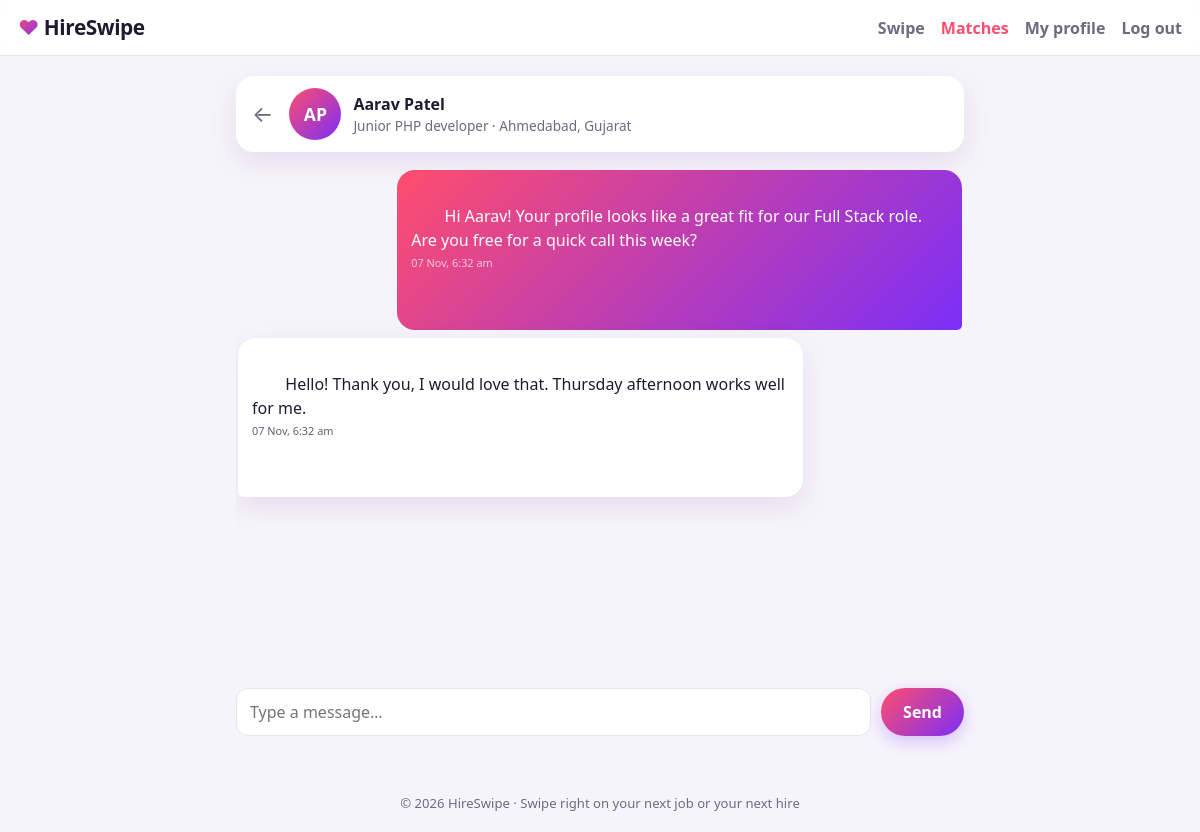
The app's page /chat.php?match=1 (signed in) with its own data.
### tables this page shows
CREATE TABLE IF NOT EXISTS seeker_profiles (
  user_id          INT UNSIGNED NOT NULL,
  age              TINYINT UNSIGNED NOT NULL,
  location         VARCHAR(120) NOT NULL,
  nationality      VARCHAR(80)  NOT NULL,
  qualification    VARCHAR(150) NOT NULL,
  experience_years DECIMAL(3,1) NOT NULL DEFAULT 0,
  expected_salary  INT UNSIGNED NOT NULL DEFAULT 0,       
  employment_type  ENUM('full_time','part_time','contract','internship','freelance') NOT NULL,
  industries       VARCHAR(255) NOT NULL,                 
  headline         VARCHAR(150) NULL,
  bio              TEXT NULL,
  photo            VARCHAR(255) NULL,
  cv               VARCHAR(255) NULL,
  updated_at       TIMESTAMP NOT NULL DEFAULT CURRENT_TIMESTAMP ON UPDATE CURRENT_TIMESTAMP,
  PRIMARY KEY (user_id),
  CONSTRAINT fk_seeker_user FOREIGN KEY (user_id) REFERENCES users(id) ON DELETE CASCADE
);

CREATE TABLE IF NOT EXISTS users (
  id            INT UNSIGNED NOT NULL AUTO_INCREMENT,
  name          VARCHAR(100) NOT NULL,
  email         VARCHAR(190) NOT NULL,
  mobile        VARCHAR(20)  NOT NULL,
  password_hash VARCHAR(255) NOT NULL,
  role          ENUM('seeker','employer') NULL DEFAULT NULL,
  onboarded     TINYINT(1)   NOT NULL DEFAULT 0,
  created_at    TIMESTAMP    NOT NULL DEFAULT CURRENT_TIMESTAMP,
  PRIMARY KEY (id),
  UNIQUE KEY uq_users_email (email),
  UNIQUE KEY uq_users_mobile (mobile)
);

CREATE TABLE IF NOT EXISTS messages (
  id         BIGINT UNSIGNED NOT NULL AUTO_INCREMENT,
  match_id   INT UNSIGNED NOT NULL,
  sender_id  INT UNSIGNED NOT NULL,
  body       TEXT NOT NULL,
  is_read    TINYINT(1) NOT NULL DEFAULT 0,
  created_at TIMESTAMP NOT NULL DEFAULT CURRENT_TIMESTAMP,
  PRIMARY KEY (id),
  KEY idx_msg_match (match_id, id),
  CONSTRAINT fk_msg_match  FOREIGN KEY (match_id)  REFERENCES matches(id) ON DELETE CASCADE,
  CONSTRAINT fk_msg_sender FOREIGN KEY (sender_id) REFERENCES users(id)   ON DELETE CASCADE
);

### chat.php (the view, shortened to what this page needs)
<?php
require_once __DIR__ . '/includes/bootstrap.php';
$me = require_ready();
$isSeeker = $me['role'] === 'seeker';
$matchId = (int)($_GET['match'] ?? $_POST['match'] ?? 0);
$s = db()->prepare('SELECT * FROM matches WHERE id = ? AND (seeker_id = ? OR employer_id = ?)');
$s->execute([$matchId, $me['id'], $me['id']]);
$match = $s->fetch();
if ($isSeeker) {
    $o = db()->prepare('SELECT ep.company_name AS title, ep.position AS subtitle, ep.logo AS image, ep.location, ep.salary, ep.employment_type, ep.job_detail
                        FROM employer_profiles ep WHERE ep.user_id = ?');
    $o->execute([$match['employer_id']]);
} else {
    $o = db()->prepare('SELECT u.name AS title, COALESCE(sp.headline, sp.qualification) AS subtitle, sp.photo AS image, sp.location,
                               sp.expected_salary, sp.employment_type, sp.qualification, sp.experience_years, sp.cv
                        FROM seeker_profiles sp JOIN users u ON u.id = sp.user_id WHERE sp.user_id = ?');
    $o->execute([$match['seeker_id']]);
}
$other = $o->fetch();
$msgs = db()->prepare('SELECT * FROM messages WHERE match_id = ? ORDER BY id ASC');
$msgs->execute([$matchId]);
$msgs = $msgs->fetchAll();
$lastId = $msgs ? (int)end($msgs)['id'] : 0;
require __DIR__ . '/includes/header.php';
?>
<div class="chat" id="chat" data-match="<?= $matchId ?>" data-last="<?= $lastId ?>" data-csrf="<?= e(csrf_token()) ?>">
  <div class="chat-head card">
    <a href="matches.php" class="back" aria-label="Back to matches">←</a>
    <?= avatar($other['title'], $other['image']) ?>
    <div class="chat-title">
      <strong><?= e($other['title']) ?></strong>
      <span class="muted small"><?= e($other['subtitle']) ?> · <?= e($other['location']) ?></span>
    </div>
  </div>
  <div class="chat-box" id="chat-box">
    <?php foreach ($msgs as $m): ?>
      <div class="bubble <?= $m['sender_id'] == $me['id'] ? 'mine' : 'theirs' ?>">
        <?= nl2br(e($m['body'])) ?>
        <time><?= e(date('d M, g:i a', strtotime($m['created_at']))) ?></time>
      </div>
    <?php endforeach; ?>
  </div>
  <form method="post" class="chat-form" id="chat-form" autocomplete="off">
    <textarea name="body" id="chat-input" rows="1" maxlength="2000" placeholder="Type a message…" required></textarea>
    <button class="btn">Send</button>
  </form>
</div>
<?php require __DIR__ . '/includes/footer.php'; ?>

### includes/bootstrap.php (shortened to what this page needs)
<?php
function db(): PDO {
    static $pdo = null;
    if (!$pdo) {
        $pdo = new PDO(
            'mysql:host=' . DB_HOST . ';dbname=' . DB_NAME . ';charset=utf8mb4',
            DB_USER, DB_PASS,
            [
                PDO::ATTR_ERRMODE            => PDO::ERRMODE_EXCEPTION,
                PDO::ATTR_DEFAULT_FETCH_MODE => PDO::FETCH_ASSOC,
                PDO::ATTR_EMULATE_PREPARES   => false,
            ]
        );
    }
    return $pdo;
}
function e($s): string { return htmlspecialchars((string)$s, ENT_QUOTES, 'UTF-8'); }
function csrf_token(): string {
    return $_SESSION['csrf'];
}
function current_user(): ?array {
    static $u = false;
    if ($u === false) {
        $u = null;
        if (!empty($_SESSION['uid'])) {
            $s = db()->prepare('SELECT * FROM users WHERE id = ?');
            $s->execute([$_SESSION['uid']]);
            $u = $s->fetch() ?: null;
        }
    }
    return $u;
}
function require_login(): array {
    $u = current_user();
    return $u;
}
function require_ready(): array {
    $u = require_login();
    return $u;
}
function initials(string $name): string {
    $p = preg_split('/\s+/', trim($name));
    $i = mb_strtoupper(mb_substr($p[0] ?? '?', 0, 1));
    if (count($p) > 1) $i .= mb_strtoupper(mb_substr(end($p), 0, 1));
    return $i;
}
function avatar(string $name, ?string $file, string $class = ''): string {
    return '<span class="avatar avatar-text ' . $class . '">' . e(initials($name)) . '</span>';
}

### assets/css/style.css (style rules this page uses)
:root { --brand: #ff4d6d; --brand-2: #7b2ff7; --grad: linear-gradient(135deg, #ff4d6d 0%, #7b2ff7 100%); --bg: #f6f4fb; --card: #ffffff; --text: #1f1b2e; --muted: #6e6a80; --line: #e7e3f1; --ok: #17a673; --err: #d6334c; --radius: 18px; --shadow: 0 10px 30px rgba(60, 30, 120, .10); }
* { box-sizing: border-box; }
html { -webkit-text-size-adjust: 100%; }
body { margin: 0; background: var(--bg); color: var(--text); font-family: system-ui, -apple-system, "Segoe UI", Roboto, Helvetica, Arial, sans-serif; line-height: 1.5; min-height: 100vh; display: flex; flex-direction: column; }
a { color: var(--brand-2); text-decoration: none; }
.muted { color: var(--muted); }
.small { font-size: .85rem; }
.btn { display: inline-block; border: 0; cursor: pointer; font: inherit; font-weight: 700; color: #fff; background: var(--grad); padding: 12px 22px; border-radius: 999px; text-align: center; box-shadow: 0 6px 16px rgba(123, 47, 247, .25); transition: transform .12s, box-shadow .12s; }
.card { background: var(--card); border-radius: var(--radius); box-shadow: var(--shadow); padding: 22px; }
input[type=text], input[type=email], input[type=tel], input[type=password], input[type=number], select, textarea { display: block; width: 100%; margin-top: 6px; padding: 11px 13px; font: inherit; font-weight: 400; border: 1.5px solid var(--line); border-radius: 12px; background: #fff; color: var(--text); }
.avatar { width: 52px; height: 52px; border-radius: 50%; object-fit: cover; flex: none; }
.avatar-text { display: inline-grid; place-items: center; background: var(--grad); color: #fff; font-weight: 800; font-size: 1.1rem; }
.chat { display: flex; flex-direction: column; height: calc(100vh - 140px); min-height: 420px; gap: 12px; }
.chat-head { display: flex; align-items: center; gap: 12px; padding: 12px 16px; }
.chat-title { flex: 1; display: flex; flex-direction: column; min-width: 0; }
.back { font-size: 1.4rem; color: var(--muted); padding-right: 4px; }
.chat-box { flex: 1; overflow-y: auto; display: flex; flex-direction: column; gap: 8px; padding: 6px 2px; }
.bubble { max-width: 78%; padding: 10px 14px; border-radius: 18px; word-wrap: break-word; overflow-wrap: anywhere; white-space: pre-wrap; }
.bubble time { display: block; font-size: .68rem; opacity: .7; margin-top: 3px; }
.bubble.mine { align-self: flex-end; background: var(--grad); color: #fff; border-bottom-right-radius: 5px; }
.bubble.theirs { align-self: flex-start; background: #fff; box-shadow: var(--shadow); border-bottom-left-radius: 5px; }
.chat-form { display: flex; gap: 10px; align-items: flex-end; }
.chat-form textarea { margin: 0; resize: none; max-height: 120px; }

### records on screen
seeker_profiles: user_id.name "AP", user_id.name "Aarav Patel", location "Ahmedabad, Gujarat"
messages: body "Hi Aarav! Your profile looks like a great fit for our Full Stack role. Are you free for a quick call this week?", created_at "07 Nov, 6:32 am"
messages: body "Hello! Thank you, I would love that. Thursday afternoon works well for me.", created_at "07 Nov, 6:32 am"

### other values on screen
APP_NAME "HireSwipe"
$other['subtitle'] "Junior PHP developer"
